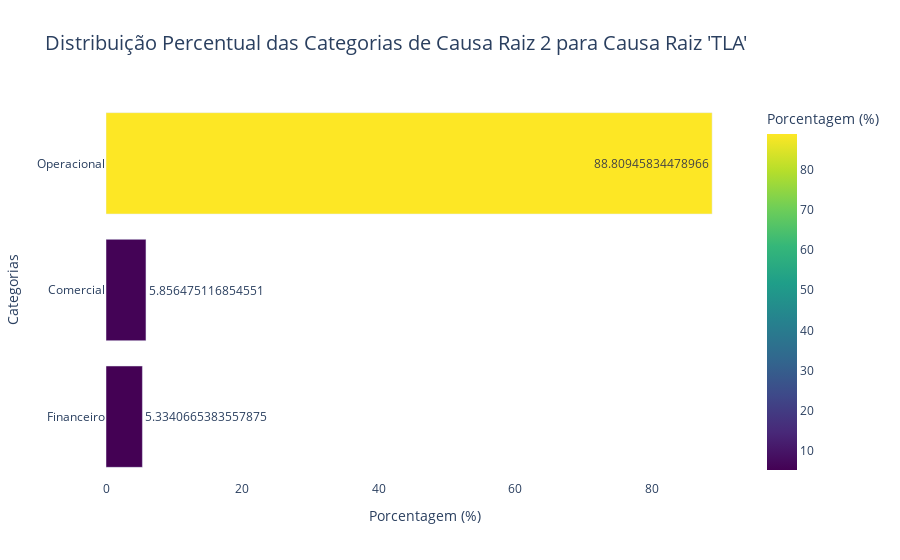

The cell this chart's notebook holds for it:
### Code cell
filtered_data = df[(df['Area'] == 'Área 100') & (df['Data de Encerramento'].isna()) & (df['Causa Raiz 1'] == 'TLA')]

# Passo 2: Contar as ocorrências de cada categoria em 'Objeto Principal' (ou outra coluna se desejar)
category_counts = filtered_data['Causa Raiz 2'].value_counts().reset_index()
category_counts.columns = ['Categoria', 'Count']

# Passo 3: Calcular a porcentagem de cada categoria
total_count = category_counts['Count'].sum()
category_counts['Porcentagem'] = (category_counts['Count'] / total_count) * 100

# Passo 4: Criar gráfico de barras interativo com Plotly para mostrar porcentagem
fig = px.bar(
    category_counts, 
    x='Porcentagem', 
    y='Categoria', 
    orientation='h', 
    title="Distribuição Percentual das Categorias de Causa Raiz 2 para Causa Raiz 'TLA'",
    labels={'Porcentagem': 'Porcentagem (%)', 'Categoria': 'Categorias'},
    text='Porcentagem',  # Exibir a porcentagem nos gráficos
    color='Porcentagem',  # Colorir as barras baseado na porcentagem
    color_continuous_scale='Viridis'  # Escolher escala de cores
)

# Passo 5: Personalizar o layout para um visual mais elegante
fig.update_layout(
    title_font_size=20,
    xaxis_title='Porcentagem (%)',
    yaxis_title='Categorias',
    yaxis={'categoryorder':'total ascending'},  # Ordenar barras pela contagem
    plot_bgcolor='rgba(0, 0, 0, 0)',  # Fundo transparente
    hoverlabel=dict(font_size=12),  # Personalizar o tamanho do rótulo ao passar o mouse
)

# Exibir o gráfico interativo
fig.show()

### Figure 1 — Plotly figure (JSON) as saved in the notebook; plotly's stock layout.template omitted (floating-point values rounded to 4 significant figures)
{"data": [{"alignmentgroup": "True", "hovertemplate": "Porcentagem (%)=%{marker.color}<br>Categorias=%{y}<extra></extra>", "legendgroup": "", "marker": {"color": [88.81, 5.856, 5.334], "coloraxis": "coloraxis", "pattern": {"shape": ""}}, "name": "", "offsetgroup": "", "orientation": "h", "showlegend": false, "text": [88.81, 5.856, 5.334], "textposition": "auto", "type": "bar", "x": [88.81, 5.856, 5.334], "xaxis": "x", "y": ["Operacional", "Comercial", "Financeiro"], "yaxis": "y"}], "layout": {"barmode": "relative", "coloraxis": {"colorbar": {"title": {"text": "Porcentagem (%)"}}, "colorscale": [[0, "#440154"], [0.1111, "#482878"], [0.2222, "#3e4989"], [0.3333, "#31688e"], [0.4444, "#26828e"], [0.5556, "#1f9e89"], [0.6667, "#35b779"], [0.7778, "#6ece58"], [0.8889, "#b5de2b"], [1, "#fde725"]]}, "hoverlabel": {"font": {"size": 12}}, "legend": {"tracegroupgap": 0}, "plot_bgcolor": "rgba(0, 0, 0, 0)", "title": {"font": {"size": 20}, "text": "Distribuição Percentual das Categorias de Causa Raiz 2 para Causa Raiz 'TLA'"}, "xaxis": {"anchor": "y", "domain": [0, 1], "title": {"text": "Porcentagem (%)"}}, "yaxis": {"anchor": "x", "categoryorder": "total ascending", "domain": [0, 1], "title": {"text": "Categorias"}}}}
